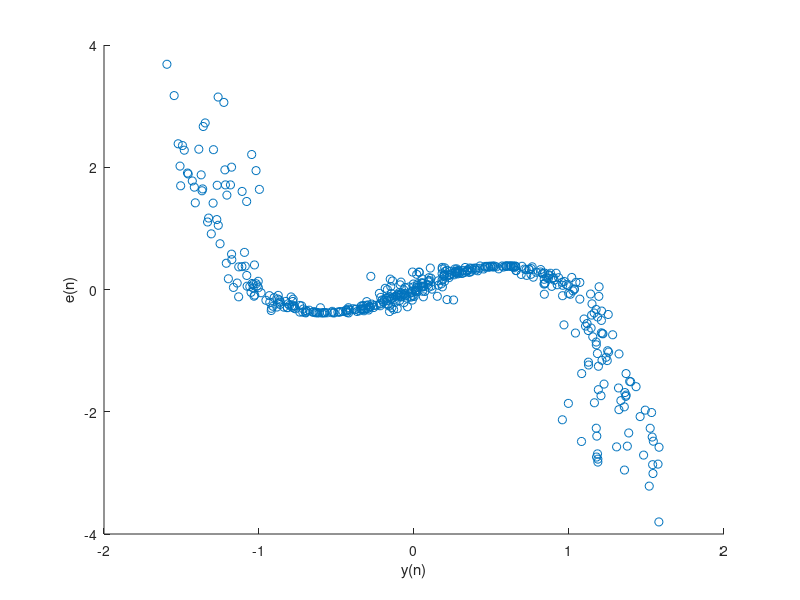
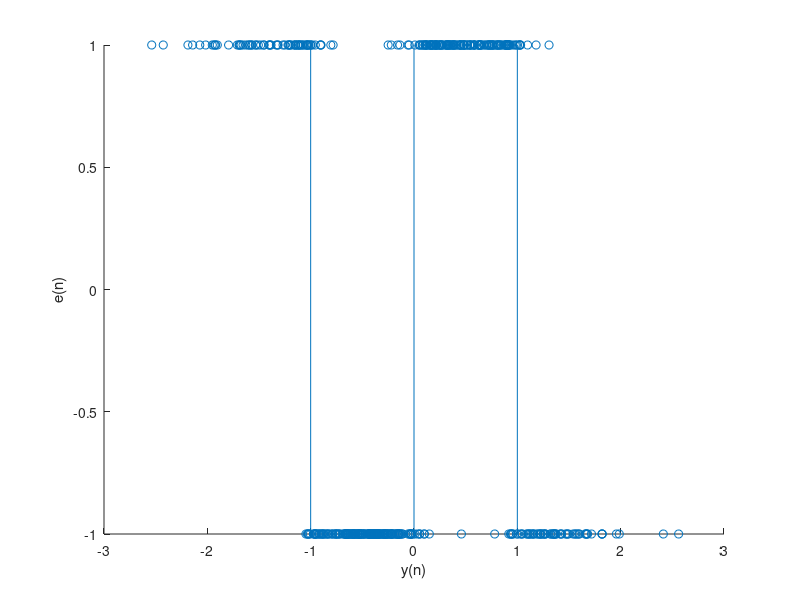

Write MATLAB code to recreate these figures, in order.
%% 16.8 a
N = 500; % number of bits to be sent
symbol = round(rand(1,N))*2-1; % generate the bitstream
L=20; % smoothing length L+1
ChL=1;  % length of the channel= ChL+1
EqD=round((L+ChL)/2);  %  channel equalization delay
Ch=[0.6 0.4 0.7]; %complex channel
Ch=Ch/norm(Ch);% normalize
x=filter(Ch,1,symbol); %channel distortion

%estimation using CMA
K=N-L;   %% Discard initial samples for avoiding 0's and negative
X=zeros(L+1,K);  %each vector
for i=1:K
    X(:,i)=x(i+L:-1:i).';
end
e=zeros(1,K);  % to store the error signal
c=zeros(L+1,1); 
c(EqD)=1;    % initial condition
R2=1;                  % constant modulous of QPSK symbols
mu=0.001;      % step size
for i=1:K
   e(i)=(c'*X(:,i))*(R2-abs(c'*X(:,i))^2);                  % initial error
   c=c+mu*X(:,i)*e(i);     % update equalizer co-efficients
   c(EqD)=1;
end   
   
sym=c'*X;   % symbol estimation
figure;
scatter(sym,e);
xlabel('y(n)');
ylabel('e(n)');

%% 16.8 b
N = 500; % number of bits to be sent
symbol = round(rand(1,N))*2-1; % generate the bitstream
L=20; % smoothing length L+1
ChL=1;  % length of the channel= ChL+1
EqD=round((L+ChL)/2);  %  channel equalization delay
Ch=rand(1,10); %complex channel
Ch=Ch/norm(Ch);% normalize
x=filter(Ch,1,symbol); %channel distortion

%estimation using CMA
K=N-L;   %% Discard initial samples for avoiding 0's and negative
X=zeros(L+1,K);  %each vector
for i=1:K
    X(:,i)=x(i+L:-1:i).';
end
e=zeros(1,K);  % to store the error signal
c=zeros(L+1,1); c(EqD)=1;    % initial condition
R2=1;                  % constant modulous of QPSK symbols
mu=0.001;      % step size
for i=1:K
   e(i)=sign((c'*X(:,i))*(R2-abs(c'*X(:,i))^2));                  % initial error
   c=c+mu*e(i)*X(:,i);     % update equalizer co-efficients
   c(EqD)=1;
end   
   
sym=c'*X;   % symbol estimation
figure;
scatter(sym,e);
hold on;
line([-1 -1], ylim);
line([0 0], ylim);
line([1 1], ylim);
xlabel('y(n)');
ylabel('e(n)');
